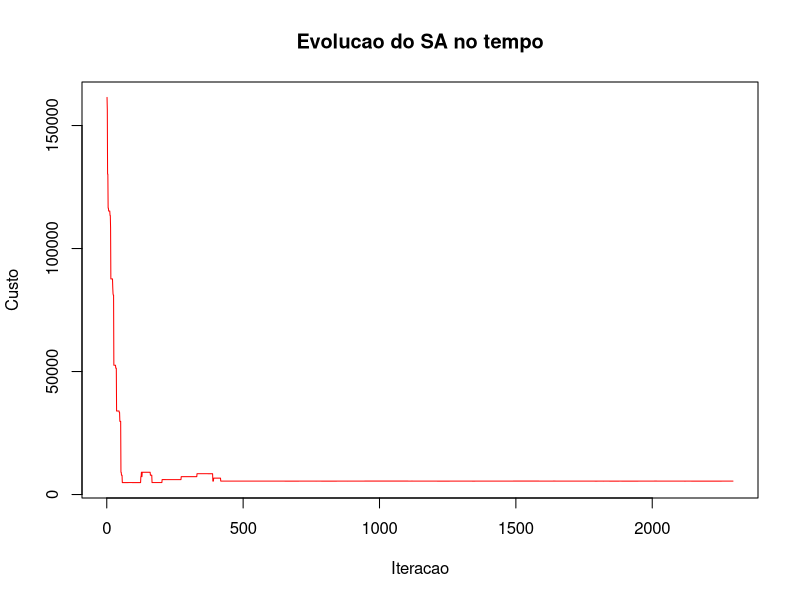

Reproduce this figure in R.
#Funcao para fazer a primeira alocacao de turmas em suas salas
alocacao_inicial <- function(solucao, nhorarios, salas, turmas){
    #variavel para guardar a penalidade
    penalidade <- 0
    #varre a quantidade de horarios disponivel
    for(i in 1 : nhorarios){
        #varre a quantidade de salas disponiveis
        for(j in 1 : length(salas[[1]])){
            #varre a quantidade de turmas
            for(k in 1 : length(turmas[[1]])){
                #se nao foi alocado turma para a sala num determinado horario
                if(is.na(solucao[i,j])){
                    #caso a turma nao tenha sido alocada (POSICAO 4 indica que ainda nao teve sala alocada para a turma)
                    if(identical(turmas[[4]][k],FALSE)){
                        #verifica se a sala tem capacidade para a turma
                        if(salas[[2]][j] > turmas[[3]][k]){
                            #calcula a penalidade 
                            penalidade <- penalidade + (salas[[2]][j] - turmas[[3]][k]) * 0.02
                        }
                        #caso nao cabe a quantidade de alunos na sala
                        else{
                            #calcula uma penalidade maior
                            penalidade <- penalidade + (turmas[[3]][k] - salas[[2]][j]) * 300
                        }
                        #caso so precise alocar um horario
                        if(turmas[[2]][k] == 2){
                           #aloca o primeiro horario
                            solucao[i,j] <- turmas[[1]][k]
                            # verifica se cabe a aula
                            if(i + 1 <= nhorarios){
                                 #aloca o segundo horario
                                solucao[i + 1, j] <- turmas[[1]][k]
                            }
                            # senão cabe, não insere a turma, entretanto aplica penalidade pelo número de aulas que não 
                            # puderam ser inseridas
                            else{
                                penalidade <- penalidade + 300
                            }
                        }
                        #caso precise alocar quatros horarios de aula
                        else if(turmas[[2]][k] == 4){
                            #aloca o primeiro horario
                            solucao[i,j] <- turmas[[1]][k]
                            # um for agora para alocar as outras aulas
                            for(z in (i + 1) : (i + 3)){
                                 # verifica se cabe a aula
                                if(z <= nhorarios){
                                    solucao[z,j] <- turmas[[1]][k]
                                }
                                # senão cabe, não insere a turma, entretanto aplica penalidade pelo número de aulas que não puderam ser inseridas
                                else{
                                    penalidade <- penalidade + 300
                                }
                            }
                        }
                        #caso precise alocar seis horarios de aula
                        else if(turmas[[2]][k] == 6){ 
                            #aloca o primeiro
                            solucao[i,j] <- turmas[[1]][k]
                           # um for agora para alocar as outras aulas
                            for(z in (i + 1) : (i + 5)){
                                 # verifica se cabe a aula
                                if(z <= nhorarios){
                                    solucao[z,j] <- turmas[[1]][k]
                                }
                                # senão cabe, não insere a turma, entretanto aplica penalidade pelo número de aulas que não puderam ser inseridas
                                else{
                                    penalidade <- penalidade + 300
                                }
                            }
                        }
                        else if(turmas[[2]][k] == 8){
                            #aloca o primeiro
                            solucao[i,j] <- turmas[[1]][k]
                            # um for agora para alocar as outras aulas
                            for(z in (i + 1) : (i + 7)){
                                 # verifica se cabe a aula
                                if(z <= nhorarios){
                                    solucao[z,j] <- turmas[[1]][k]
                                }
                                # senão cabe, não insere a turma, entretanto aplica penalidade pelo número de aulas que não puderam ser inseridas
                                else{
                                    penalidade <- penalidade + 300
                                }
                            }
                        }
                        #coloca que a turma ja foi alocada com seus horarios
                        turmas[[4]][k] <- TRUE
                    }
                }
            }
        }
    }
    # retorna a solucao inicial
    return (solucao)
}

# função para gerir vizinhos novos formatos da matriz de alocação a fim de encontrar novos vizinhos possíveis
estrutura_vizinhanca_linha <- function(solucao, nhorarios, salas, turmas){
    # guarda a matriz solução
    matriz_vizinhanca <- solucao
    # variaives para verificar a quantidade de linhas e colunas
    linhas <- nhorarios
    colunas <- length(salas)
    # agora busca uma linha aleatória entre as linhas possíveis
    linha <- sample(1 : linhas, 1)
    # verifica se linha ou coluna foi selecionada para troca
    # caso a linha tenha sido preenchdida, pega a linha especifica da matriz
    linha_solucao <- matriz_vizinhanca[linha,]
    troca <- sample(1 : colunas, colunas, replace = FALSE)
    linha_solucao <- linha_solucao[troca]
    matriz_vizinhanca[linha,] <- linha_solucao
    # retorna a matriz modificada
    return (matriz_vizinhanca)
}

estrutura_vizinhanca_coluna <- function(solucao, nhorarios, salas, turmas){
    # guarda a matriz solução
    matriz_vizinhanca <- solucao
    # variaives para verificar a quantidade de linhas e colunas
    linhas <- nhorarios
    colunas <- length(salas[1])
    # agora busca uma coluna aleatória entre as colunas possíveis
    coluna <- sample(1 : colunas, 1)
    # verifica se coluna ou coluna foi selecionada para troca
    # caso a coluna tenha sido preenchdida, pega a coluna especifica da matriz
    coluna_solucao <- matriz_vizinhanca[,coluna]
    troca <- sample(1 : linhas, linhas, replace = FALSE)
    coluna_solucao <- coluna_solucao[troca]
    matriz_vizinhanca[,coluna] <- coluna_solucao
    # retorna a matriz modificada
    return (matriz_vizinhanca)
}

# método para executar a função objetiva, que avalia a penalidade e a retorna para ser refinada pelo SA
funcao_objetiva <- function(solucao,nhorarios, salas, turmas){
    penalidade <- 0
    #3 for's para varrer os horarios, salas e turmas
    for(i in 1 : nhorarios){
        for(j in 1 : length(salas[[1]])){
            for(k in 1 : length(turmas[[1]])){
                # verifica as penalidades da alocação presente da turma
                if(!(is.na(solucao[i,j]))){
                    if(solucao[i,j] == turmas[[1]][k]){
                        if(salas[[2]][j] > turmas[[3]][k]){
                            #calcula a penalidade 
                            penalidade <- penalidade + (salas[[2]][j] - turmas[[3]][k]) * 0.02
                        }
                        # caso a capacidade da sala for menor que a quantidade de alunos
                        else{
                            # penaliza severamente a alocação
                            penalidade <- penalidade + (turmas[[3]][k] - salas[[2]][j]) * 300
                        }
                    }
                }
            }
        }
    }
    # no final retorna a penalidade da alocação
    return (penalidade)
}
#funcao para realizar o simulated anneling de fato, recebe por parametro a temperatura de inicio, a temperatura de parada
# a quantidade de vizinhos máximos a gerar, e as variaveis de tamanho da matriz
simulated_anneling <- function(tinicial, tfinal, alpha, samax, nhorarios, salas, turmas){
    # pega o tamanho das listas
    nsalas <- length(salas[[1]])
    nturmas <- length(turmas[[1]])
    # instancia a matriz da solução inicial
    solucao_atual <- matrix(NA, nhorarios, nsalas)
    # aloca valores aleatórios de para a solução atual, e a guarda também como a melhor até o momento
    solucao_atual <- alocacao_inicial(solucao_atual, nhorarios, salas, turmas)
    # guarda sua penalidade como a atual e também a melhor
    penalidade_atual <- funcao_objetiva(solucao_atual, nhorarios, salas, turmas)
    #guarda então os resultados da primeira alocação como a melhor solução até o momento
    solucao_melhor <- solucao_atual
    penalidade_menor <- penalidade_atual
    # guarda as soluções
    Y <- c(penalidade_atual)
    # inicia a temperatura com o valor da temperatura inicial
    temperatura <- tinicial
    # executa um while até a temperatura ser menor que a temperatura de parada
    while(temperatura > tfinal){
        # agora um laço for para calcular a quantidade de vizinhos de acordo com o SAMAX
        for(i in 1 : samax){
            verifica_troca <- sample(0:1,1)
            if(verifica_troca == 0){
                # usa a função de estrutura de vizinhança para gerar novas possibilidades de vizinhos
                vizinho <- estrutura_vizinhanca_linha(solucao_atual, nhorarios, salas, turmas)
            }
            else if(verifica_troca == 1){
                # usa a função de estrutura de vizinhança para gerar novas possibilidades de vizinhos
                vizinho <- estrutura_vizinhanca_coluna(solucao_atual, nhorarios, salas, turmas)
            }
            # pega o valor da função objetiva do vizinho gerado
            penalidade_vizinho <- funcao_objetiva(vizinho, nhorarios, salas, turmas)
            # calcula o delta entre o vizinho e a solução anterior
            delta <- penalidade_vizinho - penalidade_atual
            # verifica se o delta for menor que zera, quer dizr que o vizinho tem uma penalidade melhor que a atual
            if(delta < 0){
                # assim atualiza a solução atual e a penalidade atual
                solucao_atual <- vizinho
                penalidade_atual <- penalidade_vizinho
                # verifica também se o vizinho encontrado, é o melhor de todos
                if(penalidade_vizinho < penalidade_menor){
                    # atualiza também como melhor de todos, solução e a penalidade
                    solucao_melhor <- vizinho
                    penalidade_menor <- penalidade_vizinho
                }
            }
            # senão for negativo o delta, verifica o criterio de Boltzman para validar se pode aceita-la como uma possível solução ainda
            else{
                # pega a probabilidade a partir da forma (euler^(-delta/temperatura))
				probabilidade <- exp(-delta/temperatura)
                # pega um valor aleatorio para verificar a probabilidade gerada anteriormente
				valor_aleatorio <- runif(1,0,1)
                # se o valor gerado for menor ou igual a probabilidade, quer dizer que a probabilidade foi aceita 
				if(valor_aleatorio <= probabilidade){
					# então como a probabilidade de ser aceita uma solução pior foi aceita, atualiza os valores
                    solucao_atual <- vizinho
                    penalidade_atual <- penalidade_vizinho
				}
			}
            # Atualiza os vetores para plot do grafico
			Y <- c(Y, penalidade_atual)
        }
        # atualiza a temperatura
        temperatura <- alpha * temperatura
    }
    # plota a variação de resultados 
    png('evolucao-sa.png', width=1600)
	plot(1:length(Y), Y, type='l', col='red', main='Evolucao do SA no tempo', xlab='Iteracao', ylab='Custo')
	dev.off()
    # retorna no final a melhor solução e a penalidade menor
    r <- list(solucao_melhor,penalidade_menor)
    return (r)
}

# instancia os vetores de id das salas e suas capacidades
id_salas <- c(15,16,21,22,23,24,25,26,27,31,32,33,34,35,36,37,38,39)
capacidades_salas <- c(44,81,57,55,33,34,41,82,44,40,35,33,23,31,36,41,64,40)
# depois joga em uma lista para ser acessada facilmente no método do simulate anneling
salas <- list(id_salas,capacidades_salas)
# faz o mesmo com as turmas(1 a 4 tecnico em computação, 11 a 14 técnico em eletrotecnica, 21 a 24 técnico em 
# administração, 31 a 34 bacharel em administração, 41 a 44, bacharel em engenharia elétrica e 51 a 54, bacharel em computação)
id_turmas <- c(1,2,3,4,11,12,13,14,21,22,23,24,31,32,33,34,41,42,43,44,51,52,53,54)
qnt_aulas <- c(4,4,6,8,2,4,6,6,8,4,2,2,4,6,6,8,4,6,4,4,2,4,6,8)
qnt_alunos <- sample(20:60,length(id_turmas))
estado_alocacao <- c(rep(FALSE,length(id_turmas)))
#aulas_naoalocadas <- c(rep(NA,length(id_turmas)))
# adiciona depois tudo na lista de turmas
turmas <- list(id_turmas, qnt_aulas, qnt_alunos, estado_alocacao)

nhorarios <- 10
print(simulated_anneling(1000, 10, 0.99, 5, nhorarios, salas, turmas))
#solucao <- matrix(NA, nhorarios, length(salas[[1]]))
#print(alocacao_inicial(solucao, nhorarios, salas, turmas))
